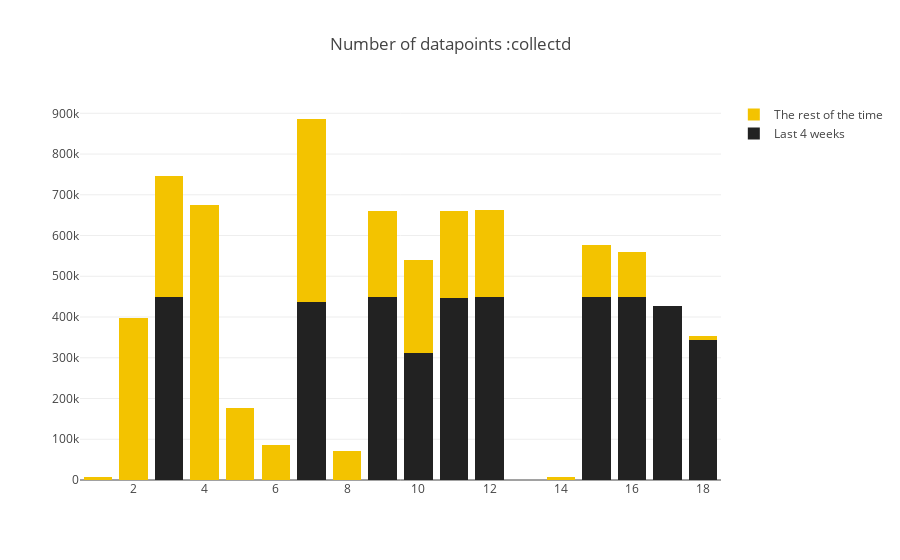
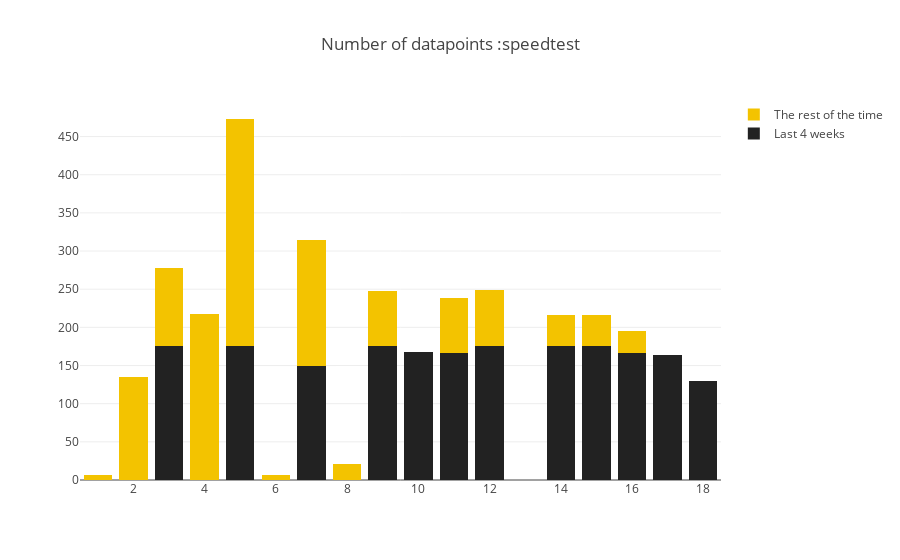

The notebook cell saved with these charts, in order:
### Markdown cell above
# Part1: Number of data points, device reporting times.

### Code cell
trace1 = go.Bar(
            x=device_numbers,
            y=ping_counts_dec,
            name='Last 4 weeks', 
            marker=dict(color=colors[1])
    )
trace2 = go.Bar(
            x=device_numbers,
            y=[a - b for a, b in zip(ping_counts, ping_counts_dec)],
            name='The rest of the time',
            marker=dict(color=colors[2])
    )

trace3 = go.Bar(
            x=merged_results["SK_PI"],
            y=merged_results["counts_y"],
            name='Last 4 weeks',
            marker=dict(color=colors[1])
    )
trace4= go.Bar(
            x=merged_results["SK_PI"],
            y=merged_results['result'],
            name='The rest of the time',
            marker=dict(color=colors[2])
    )
#fig = tools.make_subplots(rows=1, cols=2)#, shared_xaxes=True)
#fig.append_trace(trace1, 1,1)
#fig.append_trace(trace2, 1,1)
#fig.append_trace(trace3, 1,2)
#fig.append_trace(trace4, 1,2)
#fig['layout'].update(barmode='stack',title="Number of datapoints: collectd data on the right, speedtest data on the left")#, width=1000)
data1 = [trace1, trace2]
layout1 = go.Layout(
        barmode='stack',
        title="Number of datapoints :collectd"
    )

fig1 = go.Figure(data=data1, layout=layout1)
iplot(fig1)
data2=[trace3, trace4]
layout2 = go.Layout(
        barmode='stack',
        title="Number of datapoints :speedtest"
    )

fig2 = go.Figure(data=data2, layout=layout2)
iplot(fig2)

### Figure 1 — Plotly figure (JSON) as saved in the notebook; plotly's stock layout.template omitted (floating-point values rounded to 4 significant figures)
{"data": [{"marker": {"color": "#222222"}, "name": "Last 4 weeks", "type": "bar", "x": [1, 2, 3, 4, 5, 6, 7, 8, 9, 10, 11, 12, 13, 14, 15, 16, 17, 18], "y": [0, 0, 449785, 0, 0, 0, 437747, 0, 449784, 311084, 446720, 449786, 0, 0, 449785, 449785, 427292, 344169]}, {"marker": {"color": "#F3C300"}, "name": "The rest of the time", "type": "bar", "x": [1, 2, 3, 4, 5, 6, 7, 8, 9, 10, 11, 12, 13, 14, 15, 16, 17, 18], "y": [7025, 397617, 295383, 674108, 175987, 84990, 448284, 72282, 209501, 228230, 212509, 212228, 285, 6905, 127480, 108914, 5, 8819]}], "layout": {"barmode": "stack", "title": "Number of datapoints :collectd"}}

### Figure 2 — Plotly figure (JSON) as saved in the notebook; plotly's stock layout.template omitted (floating-point values rounded to 4 significant figures)
{"data": [{"marker": {"color": "#222222"}, "name": "Last 4 weeks", "type": "bar", "x": [1, 2, 3, 4, 5, 6, 7, 8, 9, 10, 11, 12, 14, 15, 16, 17, 18], "y": [0, 0, 175, 0, 176, 0, 150, 0, 176, 168, 167, 176, 175, 176, 166, 164, 130]}, {"marker": {"color": "#F3C300"}, "name": "The rest of the time", "type": "bar", "x": [1, 2, 3, 4, 5, 6, 7, 8, 9, 10, 11, 12, 14, 15, 16, 17, 18], "y": [6, 135, 103, 217, 297, 6, 164, 21, 72, 0, 72, 73, 41, 40, 29, 0, 0]}], "layout": {"barmode": "stack", "title": "Number of datapoints :speedtest"}}
